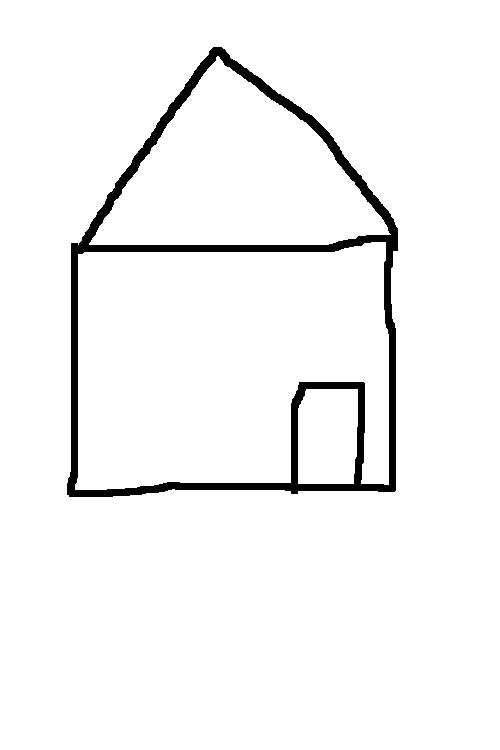
#> input picture Lab1/images/house.png, 500 x 750 px, found by its file name
$ python draw_points.py
#> lines starting #> are read from the running program, lines starting #| are printed output that depends on the picture; after the words box and inside, x2 and y2 are one past the last pixel; in counts of white or black regions, pixels touching at a corner belong together
### Lab1/adts/writer.py
import serial
import os
import time


class Writer:
    """Handles the writing to a file or to the serial port"""

    def __init__(
        self,
        serial_port: str,
        write_to_serial: bool = False,
        sleeping_time: float = 0.5,
    ):
        self.write_to_serial = write_to_serial
        self.sleeping_time = sleeping_time

        if write_to_serial:
            self.__serial = serial.Serial(
                serial_port,
                baudrate=9600,
                bytesize=8,
                timeout=2,
                parity="N",
                xonxoff=0,
                stopbits=serial.STOPBITS_ONE,
            )

        else:
            self.__file = os.path.normpath("Lab1/commands.txt")

            # Create the file
            with open(self.__file, "w") as f:
                pass

    def send_command(
        self, command: str, get_starting_point_to_test: str = False
    ) -> str:
        """Sends a command to the serial port or to the command file"""

        if self.write_to_serial:
            self.__serial.write(bytes(command + "\r", "Ascii"))
            time.sleep(self.sleeping_time)

            return self.read_and_wait(2)

        else:
            with open(self.__file, "a") as f:
                f.write(command + "\r\n")

            # Emulate answers
            if not get_starting_point_to_test:
                return "Done.\r"
            else:
                return "LISTPV cur\r\nPosition CUR\r\n 1:0        2:-3923    3:0        4: 1       5:0       \r\n X: 6508    Y:-353     Z: 8278    P: 231     R:-201    \r\n>"

    def read_and_wait(self, wait_time):
        """
        This function listens the serial port for wait_time seconds
        waiting for ASCII characters to be sent by the robots
        It returns the string of characters
        """
#> called with wait_time = 2

        output = ""
        flag = True
        start_time = time.time()
        while flag:
            # Wait until there is data waiting in the serial buffer
            if self.__serial.in_waiting > 0:
                # Read data out of the buffer until a carriage return / new line is found
                serString = self.__serial.readline()
                # Print the contents of the serial data
                try:
                    output += serString.decode("Ascii")
                    print(serString.decode("Ascii"))
                except:
                    pass
            else:
                deltat = time.time() - start_time
                if deltat > wait_time:
                    flag = False
#> (the call stopped at in read_and_wait, `if self.__serial.in_waiting > 0:`: serial is not available in this run)
        return output

    # [5 lines left out: function close, not called in this run]

### Lab1/extract_points.py
import numpy as np
import cv2 as cv
import os
from skimage.morphology import skeletonize
from skimage.util import invert
from sklearn.preprocessing import binarize

from adts import Point


def get_list_points_to_draw(
    image: str,
    contour_max_error: float = 0.01,
    elevation: int = 10,
    show_contours: bool = False,
):
    """Connects all the contours into an unique list of `Point`'s"""

    contours = find_contours(image, contour_max_error, show_contours)

    ret = []

    for cnt in contours:
        # First point of the contour elevated
        ret.append(Point(cnt[0][0][0], cnt[0][0][1], elevation))

        # All the points of the contour
        for pnt in cnt:
            ret.append(Point(pnt[0][0], pnt[0][1], 0))

        # First point of the contour (to close the line)
        ret.append(Point(cnt[0][0][0], cnt[0][0][1], 0))

        # Move pen up
        ret.append(Point(cnt[0][0][0], cnt[0][0][1], elevation))

    return ret


def find_contours(
    image: str, contour_max_error: float = 0.01, show_contours: bool = False
):
    """Finds the contours of the `image` and reduces the number of points per contour"""
#> called with image = 'Lab1/images/house.png', contour_max_error = 0.01, show_contours = False

    original_img = cv.imread(os.path.normpath(image))
#> original_img is the input picture: shape (750, 500, 3); 96.1% white; 1 black region, box (x1, y1, x2, y2) and area: (67, 47, 398, 497) 14600

    # Find the skeletonized image (1 pixel wide)
    inverted_img = binarize(
        invert(cv.cvtColor(original_img, cv.COLOR_BGR2GRAY)), threshold=127
    )
    skeleton_img = (skeletonize(inverted_img) * 255).astype(np.uint8)
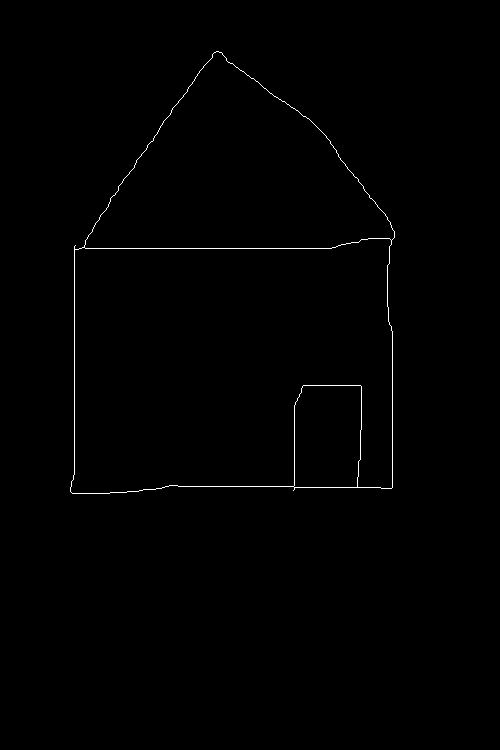
#> skeleton_img: shape (750, 500); 0.48% white in thin lines or dots, all inside (x1, y1, x2, y2) = (70, 51, 395, 494)

    # Find the contours
    contours, _ = cv.findContours(
        skeleton_img,
        cv.RETR_TREE,
        cv.CHAIN_APPROX_NONE,
    )
#> contours = 4 contours; box (x1, y1, x2, y2) and area: (70, 51, 395, 494) 111360, (70, 238, 393, 494) 69772, (84, 51, 395, 249) 34968, (293, 385, 362, 488) 6618

    # Crop image
    contours = sorted(list(contours), key=lambda cnt: cv.contourArea(cnt), reverse=True)
    x, y, w, h = cv.boundingRect(contours[0])
#> x = 70; y = 51; w = 325; h = 443
    margin_x, margin_y = int(0.05 * w), int(0.05 * h)
#> margin_x = 16; margin_y = 22
    original_img = original_img[
        y - margin_y : y + h + margin_y + 1,
        x - margin_x : x + w + margin_x + 1,
    ]
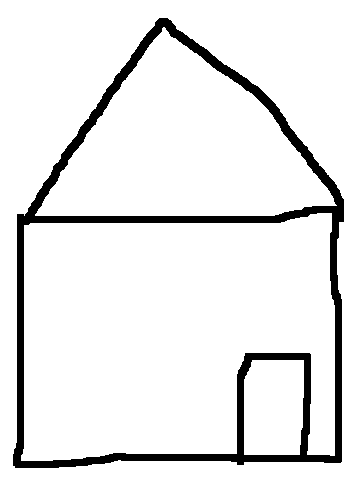
#> original_img: shape (488, 358, 3); 91.6% white; 1 black region
    for cnt in contours:
        cnt -= np.array([x - margin_x, y - margin_y])
#> this loop made 4 passes

    # Reduce the number of points per contour
    contours_reduced = [None] * len(contours)
#> contours_reduced = 4 items
    for i, contour in enumerate(contours):

        contours_reduced[i] = cv.approxPolyDP(
            contour, contour_max_error * cv.arcLength(contour, True), True
        )

        if show_contours:
            copy_img = original_img.copy()
            for point in contours_reduced[i]:
                cv.circle(copy_img, tuple(point[0]), 1, (0, 0, 255), 5)

            cv.imshow(f"Countour {i}", copy_img)
#> after the loop, contours_reduced = 4 contours; box (x1, y1, x2, y2) and area: (16, 22, 341, 463) 112884, (16, 211, 338, 463) 71352, (30, 22, 341, 220) 33790, (239, 356, 308, 459) 6472

    if show_contours:
        cv.waitKey(0)
        cv.destroyAllWindows()

    contours = contours_reduced
#> contours has the same summary as contours_reduced

    print(
        f"Found {len(contours)} contours with a total of {sum(len(cnt) for cnt in contours)} points"
    )
#| Found 4 contours with a total of 24 points

    return contours

### Lab1/adts/point.py
class Point:
    """A point represented in cartesian coordinates"""

    def __init__(self, x: float = 0, y: float = 0, z: float = 0):
        self.x = x
        self.y = y
        self.z = z

    def __repr__(self):
        return f"Point({round(self.x,2)},{round(self.y,2)},{round(self.z,2)})"

    def __add__(self, other: "Point") -> "Point":
        return Point(self.x + other.x, self.y + other.y, self.z + other.z)

    def __mul__(self, num: float) -> "Point":
        return Point(self.x * num, self.y * num, self.z * num)

    def __rmul__(self, num: float) -> "Point":
        return Point(self.x * num, self.y * num, self.z * num)

### Lab1/adts/robot.py
from random import shuffle

from adts import Point, Writer


class Robot:
    """Scorbot ER-7 serial manipulator"""

    def __init__(self, writer: Writer, speed: int):
        self.writer = writer
        writer.send_command(f"SPEED {speed}")

    def get_starting_point(self, write_to_serial: bool) -> Point:
        """Retrieves the initial point from the robot"""

        self.writer.send_command("DEFP cur")
        self.writer.send_command("HERE cur")
        tokens = self.writer.send_command("LISTPV cur", not write_to_serial)

        # See example of the response got from the robot in README.md
        tokens = tokens[tokens.index("1:") :].replace(": ", ":").split()[:-1]

        # Writing to a file (the return is always Done.)
        if len(tokens) == 1:
            return Point(0, 0, 0)

        # Extract the values from the following string (after spliting):
        # 1:0     2:1791  3:2746   4:0      5:-1
        # X:1690  Y:0	  Z:6011   P:-636   R:-1
        coords = {
            key: int(tokens[i][tokens[i].index(":") + 1 :])
            for i, key in enumerate([1, 2, 3, 4, 5, "X", "Y", "Z", "P", "R"])
        }

        return Point(*(self.decode_cartesian(coords[c]) for c in ["X", "Y", "Z"]))

    # [65 lines left out: functions create_vector_of_points, is_error, get_encoded_cartesian_coordinates, encode_cartesian, decode_cartesian, not called in this run]

### Lab1/draw_points.py
from datetime import datetime

from adts import Point, Writer, Robot
from extract_points import get_list_points_to_draw

IMAGE_PATH = "Lab1/images/house.png"
SERIAL_PORT = "/dev/ttyUSB0"  # COM4
WRITE_TO_SERIAL = True
SHOW_CONTOURS = False
ELEVATION = 10
CONTOUR_MAX_ERROR = 0.01
SPEED = 5
PIXEL_TO_MM = 0.03
SLEEPING_TIME = 0


def log(message, end="\n"):
    """Prints a message with a timestamp"""

    print(f'[{str(datetime.now()).split(".")[0]}]: {message}', end=end)


def main():
    writer = Writer(SERIAL_PORT, WRITE_TO_SERIAL, SLEEPING_TIME)
    robot = Robot(writer, SPEED)

    log("Extracting the relevant points from the image to draw")
    points = get_list_points_to_draw(
        IMAGE_PATH, CONTOUR_MAX_ERROR, ELEVATION / PIXEL_TO_MM, SHOW_CONTOURS
    )
#> in get_list_points_to_draw, `contours = find_contours(image, contour_max_error, show_contours)`: contours has the same summary as contours_reduced in find_contours
#> the loop in get_list_points_to_draw, `for cnt in contours:` made 4 passes
#> after the loop in get_list_points_to_draw, `for cnt in contours:`: ret = 36 items
#> points = 36 items

    log("Retrieving starting point of the robot")
    starting_point = robot.get_starting_point(WRITE_TO_SERIAL)
#> (the call stopped at in read_and_wait, `if self.__serial.in_waiting > 0:`: serial is not available in this run)
#> (the call stopped at in read_and_wait, `if self.__serial.in_waiting > 0:`: serial is not available in this run)

    log("Transfering points to robot's referencial")
    points = list(map(lambda point: point * PIXEL_TO_MM + starting_point, points))

    points.insert(0, starting_point + Point(0, 0, ELEVATION))
    points.append(starting_point + Point(0, 0, ELEVATION))

    log(
        "Setting up by creating the trajectory (vector of points) to follow inside the robot"
    )
    robot.create_vector_of_points(points)

    log("Starting the draw")
    writer.send_command(f"MOVES points 1 {len(points)}")

    log("Exiting")
    writer.close()


if __name__ == "__main__":
    main()
#> (the call stopped at in read_and_wait, `if self.__serial.in_waiting > 0:`: serial is not available in this run)

$ run again, with Lab1/images/boat.png copied over Lab1/images/house.png
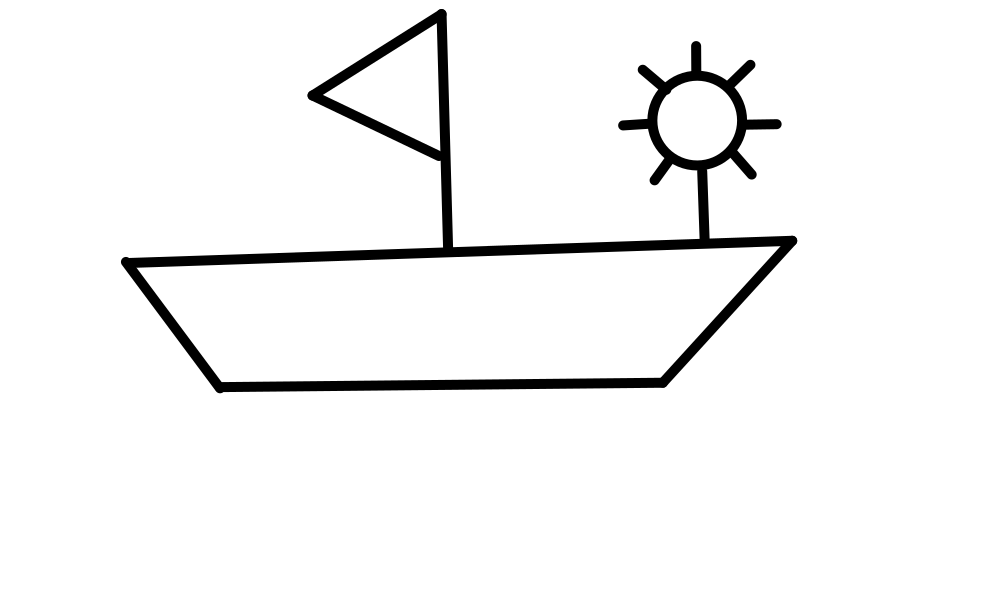
#> input picture Lab1/images/boat.png, 1000 x 600 px, found by its file name
#> in find_contours, original_img is the input picture: shape (600, 1000, 3); min 0, max 255, mean 244.2
#> in find_contours, `inverted_img = binarize( invert(cv.cvtColor(original_img, cv.COLOR_BGR..`:
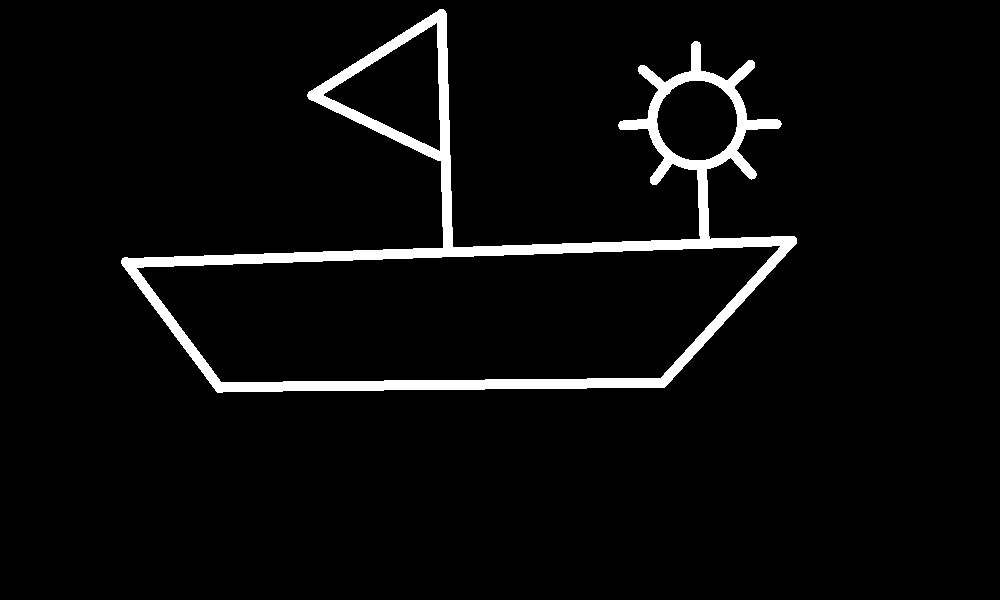
#> inverted_img: shape (600, 1000); values 0 (black) and 1 (white), 4.2% white; 1 white region, box (x1, y1, x2, y2) and area: (121, 9, 797, 393) 25396
#> in find_contours, `skeleton_img = (skeletonize(inverted_img) * 255).astype(np.uint8)`:
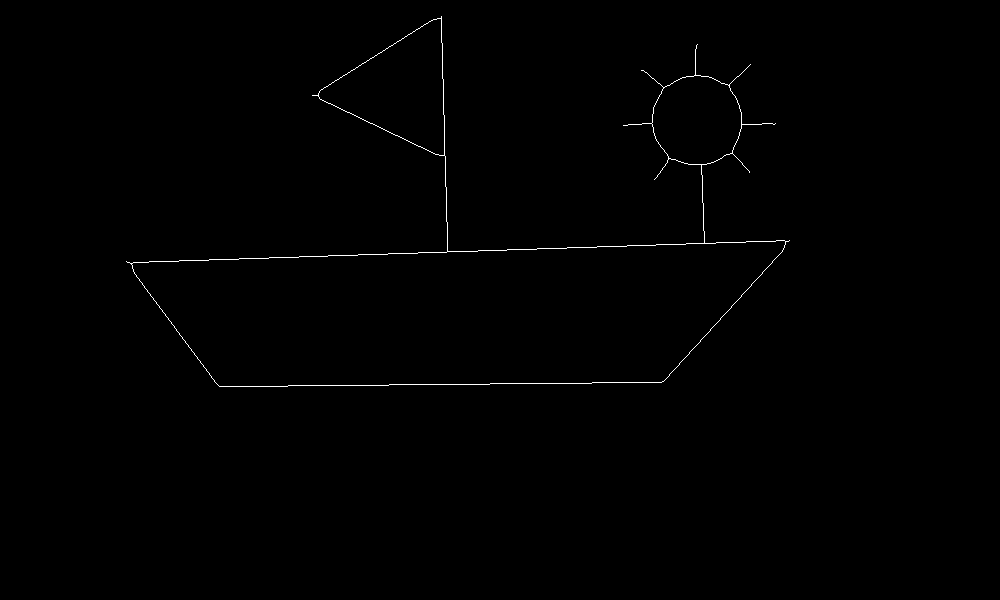
#> skeleton_img: shape (600, 1000); 0.4% white in thin lines or dots, all inside (x1, y1, x2, y2) = (126, 16, 790, 387)
#> in find_contours, `contours, _ = cv.findContours( skeleton_img, cv.RETR_TREE, cv.CHAIN_AP..`: contours = 4 contours; box (x1, y1, x2, y2) and area: (126, 16, 790, 387) 89158, (131, 240, 786, 387) 73417, (318, 18, 445, 156) 9384, (651, 75, 742, 165) 6346
#> x = 126; y = 16; w = 664; h = 371
#> margin_x = 33; margin_y = 18
#> original_img = empty array
#> the loop in find_contours, `for cnt in contours:` made 4 passes
#> in find_contours, `contours_reduced = [None] * len(contours)`: contours_reduced = 4 items
#> the loop in find_contours, `for i, contour in enumerate(contours): ` made 4 passes
#> after the loop in find_contours, `for i, contour in enumerate(contours):`: contours_reduced = 4 contours; box (x1, y1, x2, y2) and area: (33, 18, 697, 389) 93724, (38, 243, 693, 389) 71819, (226, 21, 351, 158) 8848, (560, 78, 649, 167) 6266
#> in find_contours, `contours = contours_reduced`: contours has the same summary as contours_reduced
#| Found 4 contours with a total of 39 points
#> in get_list_points_to_draw, `contours = find_contours(image, contour_max_error, show_contours)`: contours has the same summary as contours_reduced in find_contours
#> the loop in get_list_points_to_draw, `for cnt in contours:` made 4 passes
#> after the loop in get_list_points_to_draw, `for cnt in contours:`: ret = 51 items

$ run again, with Lab1/images/boat_better.png copied over Lab1/images/house.png
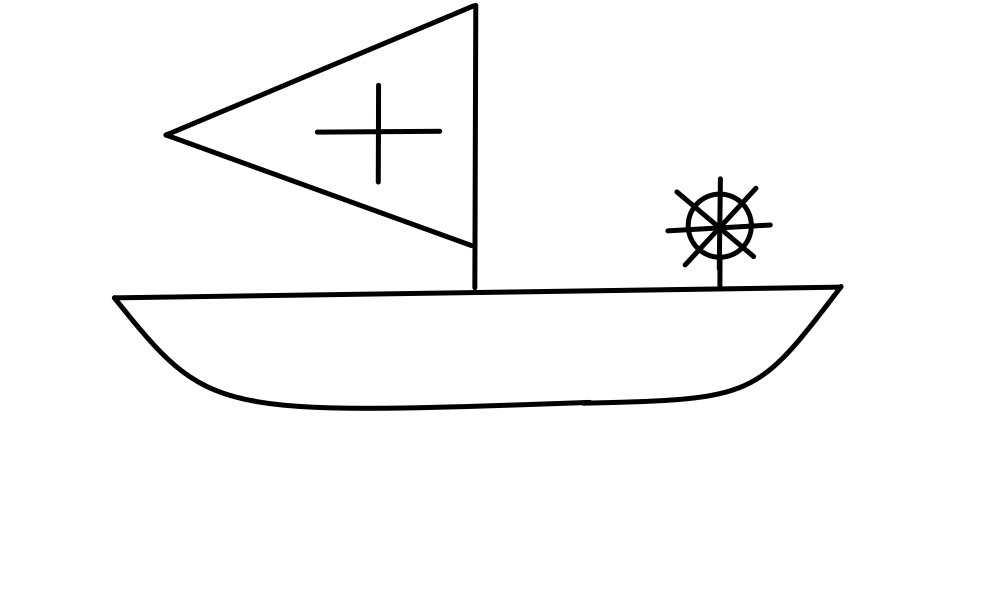
#> input picture Lab1/images/boat_better.png, 1000 x 600 px, found by its file name
#> in find_contours, original_img is the input picture: shape (600, 1000, 3); min 0, max 255, mean 248.1
#> in find_contours, `inverted_img = binarize( invert(cv.cvtColor(original_img, cv.COLOR_BGR..`:
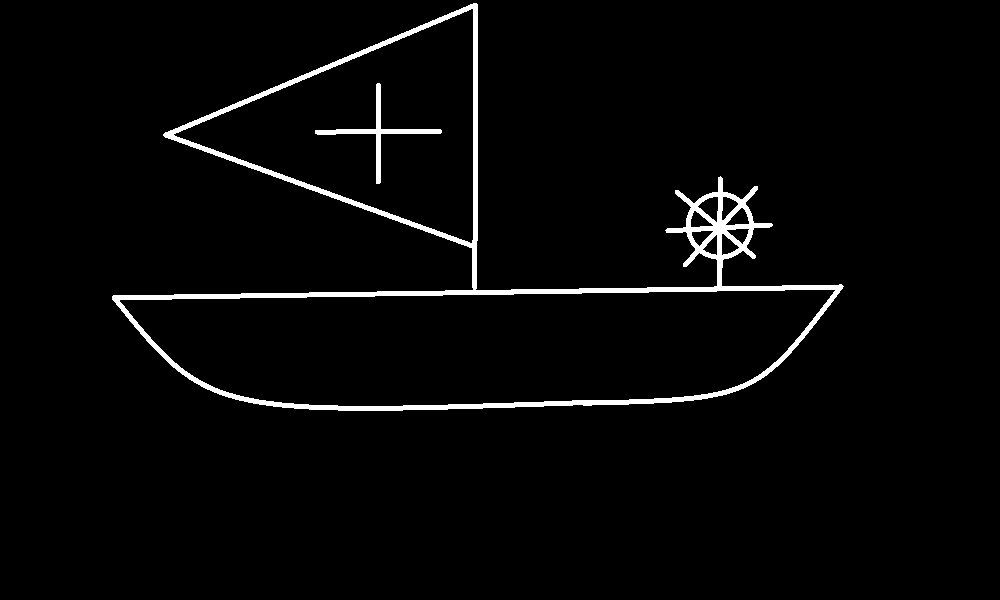
#> inverted_img: shape (600, 1000); values 0 (black) and 1 (white), 2.7% white; 2 white regions, box (x1, y1, x2, y2) and area: (112, 3, 844, 411) 15252, (315, 83, 442, 184) 1108
#> in find_contours, `skeleton_img = (skeletonize(inverted_img) * 255).astype(np.uint8)`:
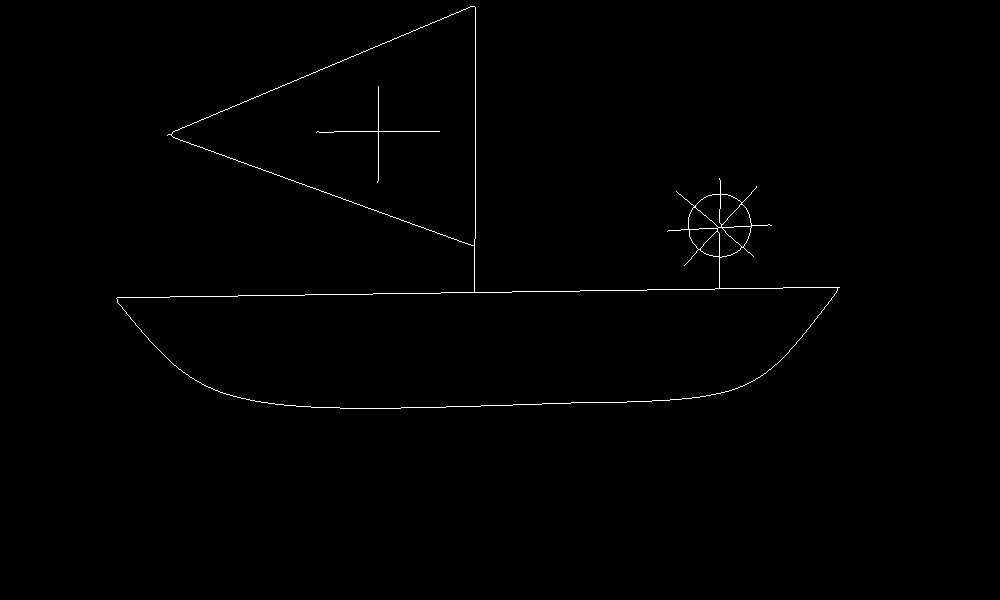
#> skeleton_img: shape (600, 1000); 0.52% white in thin lines or dots, all inside (x1, y1, x2, y2) = (116, 6, 840, 409)
#> in find_contours, `contours, _ = cv.findContours( skeleton_img, cv.RETR_TREE, cv.CHAIN_AP..`: contours = 12 contours, 1 with area under 20; largest, box (x1, y1, x2, y2) and area: (116, 6, 840, 409) 109916, (116, 287, 838, 409) 69401, (171, 6, 476, 246) 37396, (695, 194, 722, 228) 504, (721, 204, 752, 228) 404
#> x = 116; y = 6; w = 724; h = 403
#> margin_x = 36; margin_y = 20
#> original_img = empty array
#> the loop in find_contours, `for cnt in contours:` made 12 passes
#> in find_contours, `contours_reduced = [None] * len(contours)`: contours_reduced = 12 items
#> the loop in find_contours, `for i, contour in enumerate(contours): ` made 12 passes
#> after the loop in find_contours, `for i, contour in enumerate(contours):`: contours_reduced = 12 contours; largest, box (x1, y1, x2, y2) and area: (36, 20, 760, 407) 103631, (36, 302, 758, 423) 64668, (91, 21, 396, 260) 36048, (615, 208, 642, 242) 508, (641, 218, 672, 242) 401
#> in find_contours, `contours = contours_reduced`: contours has the same summary as contours_reduced
#| Found 12 contours with a total of 96 points
#> in get_list_points_to_draw, `contours = find_contours(image, contour_max_error, show_contours)`: contours has the same summary as contours_reduced in find_contours
#> the loop in get_list_points_to_draw, `for cnt in contours:` made 12 passes
#> after the loop in get_list_points_to_draw, `for cnt in contours:`: ret = 132 items
